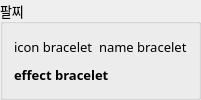
          <widget class="QGroupBox" name="groupBracelet">
           <property name="font">
            <font>
             <family>나눔스퀘어 네오 Regular</family>
             <pointsize>10</pointsize>
             <bold>false</bold>
            </font>
           </property>
           <property name="title">
            <string>팔찌</string>
           </property>
           <layout class="QVBoxLayout" name="verticalLayout_33">
            <item>
             <layout class="QHBoxLayout" name="horizontalLayout_15">
              <item>
               <widget class="QLabel" name="lbIconBracelet">
                <property name="text">
                 <string>icon bracelet</string>
                </property>
               </widget>
              </item>
              <item>
               <widget class="QLabel" name="lbNameBracelet">
                <property name="text">
                 <string>name bracelet</string>
                </property>
               </widget>
              </item>
             </layout>
            </item>
            <item>
             <layout class="QVBoxLayout" name="verticalLayout_28">
              <item>
               <widget class="QLabel" name="lbEffectBracelet">
                <property name="font">
                 <font>
                  <family>나눔스퀘어 네오 Bold</family>
                  <pointsize>10</pointsize>
                  <bold>true</bold>
                 </font>
                </property>
                <property name="text">
                 <string>effect bracelet</string>
                </property>
                <property name="wordWrap">
                 <bool>true</bool>
                </property>
               </widget>
              </item>
             </layout>
            </item>
           </layout>
          </widget>
